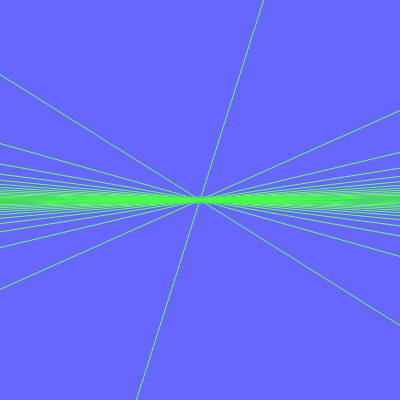
Frame 1 (no input)
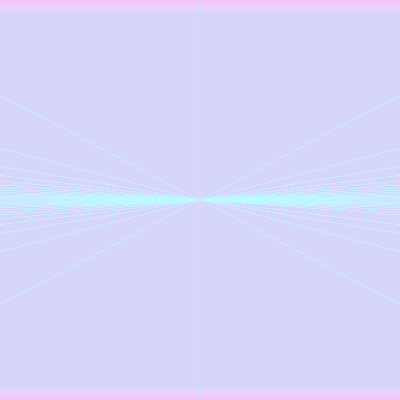
Frame 60 (no input)
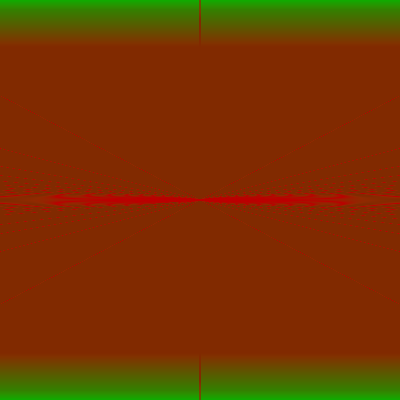
Frame 120 (the mouse pressed at the canvas centre since frame 60)

The p5.js sketch that drew these frames (run headless with seeded random() and noise() and a simulated clock; from frame 60 on, the mouse is pressed at the canvas centre):

// p5.js sketch
// ── sketch.js
function setup() {
  createCanvas(400, 400);
  angleMode(DEGREES)
}

function draw() {
  const r = sin(frameCount) * 100 + 100
  const g = cos(frameCount) * 300 + 100
  const b = tan(frameCount) * 200 + 100
  background(b,r,g);
  strokeWeight(1)

  for(i=0; i<360; i+=6){
    stroke(r,g,b)
    let xCordinate = 200 * cos(frameCount + i) * (i*cos(PI)) + 200
    let yCordinate = 200 * sin(frameCount + i) * (i*sin(PI)) + 200 
    line(200, 200, xCordinate, yCordinate)   
  }
  stroke(r,g,b,3)
  for(i=1;i<470;i+=1){
    strokeWeight(sin(frameCount) * i) 
    line(0,200,400,200)
  }
}
